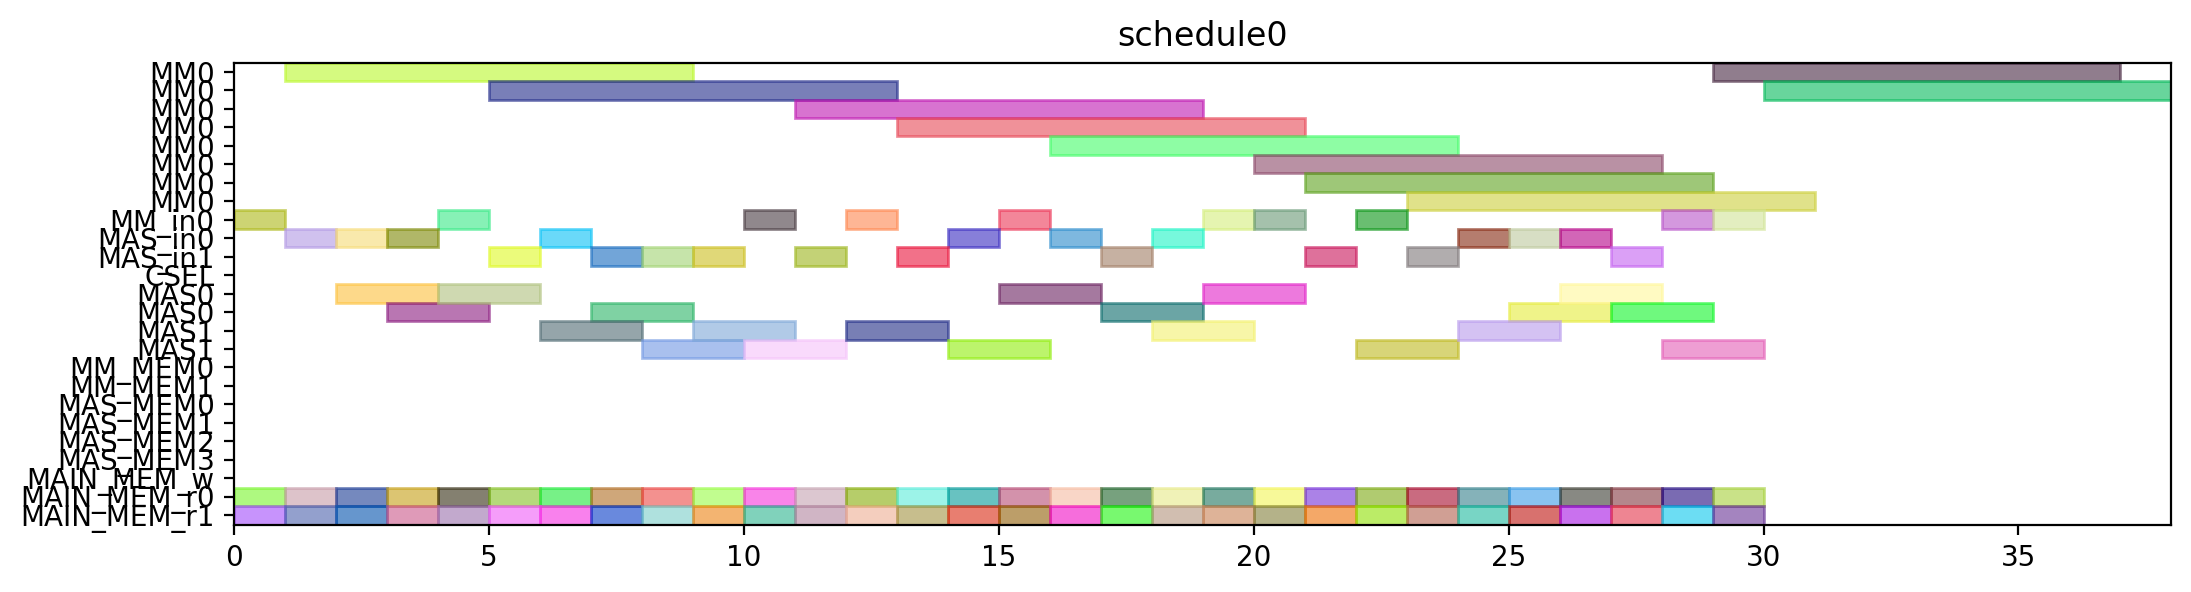

Python code for this plot:
from pyschedule import Scenario, solvers, plotters, alt


def solve():
	horizon = 131
	S = Scenario("schedule0", horizon=horizon)

	# resource
	MM = S.Resources('MM', num=1, size=8)
	MM_in = S.Resources('MM_in', num=1)
	MAS_in = S.Resources('MAS_in', num=2)
	CSEL = S.Resource('CSEL')
	MAS = S.Resources('MAS', num=2, size=2, periods=range(1, horizon))
	MM_MEM = S.Resources('MM_MEM', num=2)
	MAS_MEM = S.Resources('MAS_MEM', num=4)
	MAIN_MEM_w = S.Resource('MAIN_MEM_w', size=1)
	MAIN_MEM_r = S.Resources('MAIN_MEM_r', num=2)

	# result of previous scheduling

	# new tasks
	c_aa_a1_0 = S.Task('c_aa_a1_0', length=2, delay_cost=1)
	c_aa_a1_0 += alt(MAS)
	c_aa_a1_0_in = S.Task('c_aa_a1_0_in', length=1, delay_cost=1)
	c_aa_a1_0_in += alt(MAS_in)
	S += c_aa_a1_0_in*MAS_in[0]<=c_aa_a1_0*MAS[0]

	S += c_aa_a1_0_in*MAS_in[1]<=c_aa_a1_0*MAS[1]

	c_aa_a1_0_mem0 = S.Task('c_aa_a1_0_mem0', length=1, delay_cost=1)
	c_aa_a1_0_mem0 += MAIN_MEM_r[0]
	S += c_aa_a1_0_mem0 <= c_aa_a1_0

	c_aa_a1_0_mem1 = S.Task('c_aa_a1_0_mem1', length=1, delay_cost=1)
	c_aa_a1_0_mem1 += MAIN_MEM_r[1]
	S += c_aa_a1_0_mem1 <= c_aa_a1_0

	c_aa_a1_1 = S.Task('c_aa_a1_1', length=2, delay_cost=1)
	c_aa_a1_1 += alt(MAS)
	c_aa_a1_1_in = S.Task('c_aa_a1_1_in', length=1, delay_cost=1)
	c_aa_a1_1_in += alt(MAS_in)
	S += c_aa_a1_1_in*MAS_in[0]<=c_aa_a1_1*MAS[0]

	S += c_aa_a1_1_in*MAS_in[1]<=c_aa_a1_1*MAS[1]

	c_aa_a1_1_mem0 = S.Task('c_aa_a1_1_mem0', length=1, delay_cost=1)
	c_aa_a1_1_mem0 += MAIN_MEM_r[0]
	S += c_aa_a1_1_mem0 <= c_aa_a1_1

	c_aa_a1_1_mem1 = S.Task('c_aa_a1_1_mem1', length=1, delay_cost=1)
	c_aa_a1_1_mem1 += MAIN_MEM_r[1]
	S += c_aa_a1_1_mem1 <= c_aa_a1_1

	c_aa_t10 = S.Task('c_aa_t10', length=2, delay_cost=1)
	c_aa_t10 += alt(MAS)
	c_aa_t10_in = S.Task('c_aa_t10_in', length=1, delay_cost=1)
	c_aa_t10_in += alt(MAS_in)
	S += c_aa_t10_in*MAS_in[0]<=c_aa_t10*MAS[0]

	S += c_aa_t10_in*MAS_in[1]<=c_aa_t10*MAS[1]

	c_aa_t10_mem0 = S.Task('c_aa_t10_mem0', length=1, delay_cost=1)
	c_aa_t10_mem0 += MAIN_MEM_r[0]
	S += c_aa_t10_mem0 <= c_aa_t10

	c_aa_t10_mem1 = S.Task('c_aa_t10_mem1', length=1, delay_cost=1)
	c_aa_t10_mem1 += MAIN_MEM_r[1]
	S += c_aa_t10_mem1 <= c_aa_t10

	c_aa_t11 = S.Task('c_aa_t11', length=2, delay_cost=1)
	c_aa_t11 += alt(MAS)
	c_aa_t11_in = S.Task('c_aa_t11_in', length=1, delay_cost=1)
	c_aa_t11_in += alt(MAS_in)
	S += c_aa_t11_in*MAS_in[0]<=c_aa_t11*MAS[0]

	S += c_aa_t11_in*MAS_in[1]<=c_aa_t11*MAS[1]

	c_aa_t11_mem0 = S.Task('c_aa_t11_mem0', length=1, delay_cost=1)
	c_aa_t11_mem0 += MAIN_MEM_r[0]
	S += c_aa_t11_mem0 <= c_aa_t11

	c_aa_t11_mem1 = S.Task('c_aa_t11_mem1', length=1, delay_cost=1)
	c_aa_t11_mem1 += MAIN_MEM_r[1]
	S += c_aa_t11_mem1 <= c_aa_t11

	c_aa_t3_t0 = S.Task('c_aa_t3_t0', length=8, delay_cost=1)
	c_aa_t3_t0 += alt(MM)
	c_aa_t3_t0_in = S.Task('c_aa_t3_t0_in', length=1, delay_cost=1)
	c_aa_t3_t0_in += alt(MM_in)
	S += c_aa_t3_t0_in*MM_in[0]<=c_aa_t3_t0*MM[0]
	c_aa_t3_t0_mem0 = S.Task('c_aa_t3_t0_mem0', length=1, delay_cost=1)
	c_aa_t3_t0_mem0 += MAIN_MEM_r[0]
	S += c_aa_t3_t0_mem0 <= c_aa_t3_t0

	c_aa_t3_t0_mem1 = S.Task('c_aa_t3_t0_mem1', length=1, delay_cost=1)
	c_aa_t3_t0_mem1 += MAIN_MEM_r[1]
	S += c_aa_t3_t0_mem1 <= c_aa_t3_t0

	c_aa_t3_t1 = S.Task('c_aa_t3_t1', length=8, delay_cost=1)
	c_aa_t3_t1 += alt(MM)
	c_aa_t3_t1_in = S.Task('c_aa_t3_t1_in', length=1, delay_cost=1)
	c_aa_t3_t1_in += alt(MM_in)
	S += c_aa_t3_t1_in*MM_in[0]<=c_aa_t3_t1*MM[0]
	c_aa_t3_t1_mem0 = S.Task('c_aa_t3_t1_mem0', length=1, delay_cost=1)
	c_aa_t3_t1_mem0 += MAIN_MEM_r[0]
	S += c_aa_t3_t1_mem0 <= c_aa_t3_t1

	c_aa_t3_t1_mem1 = S.Task('c_aa_t3_t1_mem1', length=1, delay_cost=1)
	c_aa_t3_t1_mem1 += MAIN_MEM_r[1]
	S += c_aa_t3_t1_mem1 <= c_aa_t3_t1

	c_aa_t3_t2 = S.Task('c_aa_t3_t2', length=2, delay_cost=1)
	c_aa_t3_t2 += alt(MAS)
	c_aa_t3_t2_in = S.Task('c_aa_t3_t2_in', length=1, delay_cost=1)
	c_aa_t3_t2_in += alt(MAS_in)
	S += c_aa_t3_t2_in*MAS_in[0]<=c_aa_t3_t2*MAS[0]

	S += c_aa_t3_t2_in*MAS_in[1]<=c_aa_t3_t2*MAS[1]

	c_aa_t3_t2_mem0 = S.Task('c_aa_t3_t2_mem0', length=1, delay_cost=1)
	c_aa_t3_t2_mem0 += MAIN_MEM_r[0]
	S += c_aa_t3_t2_mem0 <= c_aa_t3_t2

	c_aa_t3_t2_mem1 = S.Task('c_aa_t3_t2_mem1', length=1, delay_cost=1)
	c_aa_t3_t2_mem1 += MAIN_MEM_r[1]
	S += c_aa_t3_t2_mem1 <= c_aa_t3_t2

	c_aa_t3_t3 = S.Task('c_aa_t3_t3', length=2, delay_cost=1)
	c_aa_t3_t3 += alt(MAS)
	c_aa_t3_t3_in = S.Task('c_aa_t3_t3_in', length=1, delay_cost=1)
	c_aa_t3_t3_in += alt(MAS_in)
	S += c_aa_t3_t3_in*MAS_in[0]<=c_aa_t3_t3*MAS[0]

	S += c_aa_t3_t3_in*MAS_in[1]<=c_aa_t3_t3*MAS[1]

	c_aa_t3_t3_mem0 = S.Task('c_aa_t3_t3_mem0', length=1, delay_cost=1)
	c_aa_t3_t3_mem0 += MAIN_MEM_r[0]
	S += c_aa_t3_t3_mem0 <= c_aa_t3_t3

	c_aa_t3_t3_mem1 = S.Task('c_aa_t3_t3_mem1', length=1, delay_cost=1)
	c_aa_t3_t3_mem1 += MAIN_MEM_r[1]
	S += c_aa_t3_t3_mem1 <= c_aa_t3_t3

	c_bb_a1_0 = S.Task('c_bb_a1_0', length=2, delay_cost=1)
	c_bb_a1_0 += alt(MAS)
	c_bb_a1_0_in = S.Task('c_bb_a1_0_in', length=1, delay_cost=1)
	c_bb_a1_0_in += alt(MAS_in)
	S += c_bb_a1_0_in*MAS_in[0]<=c_bb_a1_0*MAS[0]

	S += c_bb_a1_0_in*MAS_in[1]<=c_bb_a1_0*MAS[1]

	c_bb_a1_0_mem0 = S.Task('c_bb_a1_0_mem0', length=1, delay_cost=1)
	c_bb_a1_0_mem0 += MAIN_MEM_r[0]
	S += c_bb_a1_0_mem0 <= c_bb_a1_0

	c_bb_a1_0_mem1 = S.Task('c_bb_a1_0_mem1', length=1, delay_cost=1)
	c_bb_a1_0_mem1 += MAIN_MEM_r[1]
	S += c_bb_a1_0_mem1 <= c_bb_a1_0

	c_bb_a1_1 = S.Task('c_bb_a1_1', length=2, delay_cost=1)
	c_bb_a1_1 += alt(MAS)
	c_bb_a1_1_in = S.Task('c_bb_a1_1_in', length=1, delay_cost=1)
	c_bb_a1_1_in += alt(MAS_in)
	S += c_bb_a1_1_in*MAS_in[0]<=c_bb_a1_1*MAS[0]

	S += c_bb_a1_1_in*MAS_in[1]<=c_bb_a1_1*MAS[1]

	c_bb_a1_1_mem0 = S.Task('c_bb_a1_1_mem0', length=1, delay_cost=1)
	c_bb_a1_1_mem0 += MAIN_MEM_r[0]
	S += c_bb_a1_1_mem0 <= c_bb_a1_1

	c_bb_a1_1_mem1 = S.Task('c_bb_a1_1_mem1', length=1, delay_cost=1)
	c_bb_a1_1_mem1 += MAIN_MEM_r[1]
	S += c_bb_a1_1_mem1 <= c_bb_a1_1

	c_bb_t10 = S.Task('c_bb_t10', length=2, delay_cost=1)
	c_bb_t10 += alt(MAS)
	c_bb_t10_in = S.Task('c_bb_t10_in', length=1, delay_cost=1)
	c_bb_t10_in += alt(MAS_in)
	S += c_bb_t10_in*MAS_in[0]<=c_bb_t10*MAS[0]

	S += c_bb_t10_in*MAS_in[1]<=c_bb_t10*MAS[1]

	c_bb_t10_mem0 = S.Task('c_bb_t10_mem0', length=1, delay_cost=1)
	c_bb_t10_mem0 += MAIN_MEM_r[0]
	S += c_bb_t10_mem0 <= c_bb_t10

	c_bb_t10_mem1 = S.Task('c_bb_t10_mem1', length=1, delay_cost=1)
	c_bb_t10_mem1 += MAIN_MEM_r[1]
	S += c_bb_t10_mem1 <= c_bb_t10

	c_bb_t11 = S.Task('c_bb_t11', length=2, delay_cost=1)
	c_bb_t11 += alt(MAS)
	c_bb_t11_in = S.Task('c_bb_t11_in', length=1, delay_cost=1)
	c_bb_t11_in += alt(MAS_in)
	S += c_bb_t11_in*MAS_in[0]<=c_bb_t11*MAS[0]

	S += c_bb_t11_in*MAS_in[1]<=c_bb_t11*MAS[1]

	c_bb_t11_mem0 = S.Task('c_bb_t11_mem0', length=1, delay_cost=1)
	c_bb_t11_mem0 += MAIN_MEM_r[0]
	S += c_bb_t11_mem0 <= c_bb_t11

	c_bb_t11_mem1 = S.Task('c_bb_t11_mem1', length=1, delay_cost=1)
	c_bb_t11_mem1 += MAIN_MEM_r[1]
	S += c_bb_t11_mem1 <= c_bb_t11

	c_bb_t3_t0 = S.Task('c_bb_t3_t0', length=8, delay_cost=1)
	c_bb_t3_t0 += alt(MM)
	c_bb_t3_t0_in = S.Task('c_bb_t3_t0_in', length=1, delay_cost=1)
	c_bb_t3_t0_in += alt(MM_in)
	S += c_bb_t3_t0_in*MM_in[0]<=c_bb_t3_t0*MM[0]
	c_bb_t3_t0_mem0 = S.Task('c_bb_t3_t0_mem0', length=1, delay_cost=1)
	c_bb_t3_t0_mem0 += MAIN_MEM_r[0]
	S += c_bb_t3_t0_mem0 <= c_bb_t3_t0

	c_bb_t3_t0_mem1 = S.Task('c_bb_t3_t0_mem1', length=1, delay_cost=1)
	c_bb_t3_t0_mem1 += MAIN_MEM_r[1]
	S += c_bb_t3_t0_mem1 <= c_bb_t3_t0

	c_bb_t3_t1 = S.Task('c_bb_t3_t1', length=8, delay_cost=1)
	c_bb_t3_t1 += alt(MM)
	c_bb_t3_t1_in = S.Task('c_bb_t3_t1_in', length=1, delay_cost=1)
	c_bb_t3_t1_in += alt(MM_in)
	S += c_bb_t3_t1_in*MM_in[0]<=c_bb_t3_t1*MM[0]
	c_bb_t3_t1_mem0 = S.Task('c_bb_t3_t1_mem0', length=1, delay_cost=1)
	c_bb_t3_t1_mem0 += MAIN_MEM_r[0]
	S += c_bb_t3_t1_mem0 <= c_bb_t3_t1

	c_bb_t3_t1_mem1 = S.Task('c_bb_t3_t1_mem1', length=1, delay_cost=1)
	c_bb_t3_t1_mem1 += MAIN_MEM_r[1]
	S += c_bb_t3_t1_mem1 <= c_bb_t3_t1

	c_bb_t3_t2 = S.Task('c_bb_t3_t2', length=2, delay_cost=1)
	c_bb_t3_t2 += alt(MAS)
	c_bb_t3_t2_in = S.Task('c_bb_t3_t2_in', length=1, delay_cost=1)
	c_bb_t3_t2_in += alt(MAS_in)
	S += c_bb_t3_t2_in*MAS_in[0]<=c_bb_t3_t2*MAS[0]

	S += c_bb_t3_t2_in*MAS_in[1]<=c_bb_t3_t2*MAS[1]

	c_bb_t3_t2_mem0 = S.Task('c_bb_t3_t2_mem0', length=1, delay_cost=1)
	c_bb_t3_t2_mem0 += MAIN_MEM_r[0]
	S += c_bb_t3_t2_mem0 <= c_bb_t3_t2

	c_bb_t3_t2_mem1 = S.Task('c_bb_t3_t2_mem1', length=1, delay_cost=1)
	c_bb_t3_t2_mem1 += MAIN_MEM_r[1]
	S += c_bb_t3_t2_mem1 <= c_bb_t3_t2

	c_bb_t3_t3 = S.Task('c_bb_t3_t3', length=2, delay_cost=1)
	c_bb_t3_t3 += alt(MAS)
	c_bb_t3_t3_in = S.Task('c_bb_t3_t3_in', length=1, delay_cost=1)
	c_bb_t3_t3_in += alt(MAS_in)
	S += c_bb_t3_t3_in*MAS_in[0]<=c_bb_t3_t3*MAS[0]

	S += c_bb_t3_t3_in*MAS_in[1]<=c_bb_t3_t3*MAS[1]

	c_bb_t3_t3_mem0 = S.Task('c_bb_t3_t3_mem0', length=1, delay_cost=1)
	c_bb_t3_t3_mem0 += MAIN_MEM_r[0]
	S += c_bb_t3_t3_mem0 <= c_bb_t3_t3

	c_bb_t3_t3_mem1 = S.Task('c_bb_t3_t3_mem1', length=1, delay_cost=1)
	c_bb_t3_t3_mem1 += MAIN_MEM_r[1]
	S += c_bb_t3_t3_mem1 <= c_bb_t3_t3

	c_cc_a1_0 = S.Task('c_cc_a1_0', length=2, delay_cost=1)
	c_cc_a1_0 += alt(MAS)
	c_cc_a1_0_in = S.Task('c_cc_a1_0_in', length=1, delay_cost=1)
	c_cc_a1_0_in += alt(MAS_in)
	S += c_cc_a1_0_in*MAS_in[0]<=c_cc_a1_0*MAS[0]

	S += c_cc_a1_0_in*MAS_in[1]<=c_cc_a1_0*MAS[1]

	c_cc_a1_0_mem0 = S.Task('c_cc_a1_0_mem0', length=1, delay_cost=1)
	c_cc_a1_0_mem0 += MAIN_MEM_r[0]
	S += c_cc_a1_0_mem0 <= c_cc_a1_0

	c_cc_a1_0_mem1 = S.Task('c_cc_a1_0_mem1', length=1, delay_cost=1)
	c_cc_a1_0_mem1 += MAIN_MEM_r[1]
	S += c_cc_a1_0_mem1 <= c_cc_a1_0

	c_cc_a1_1 = S.Task('c_cc_a1_1', length=2, delay_cost=1)
	c_cc_a1_1 += alt(MAS)
	c_cc_a1_1_in = S.Task('c_cc_a1_1_in', length=1, delay_cost=1)
	c_cc_a1_1_in += alt(MAS_in)
	S += c_cc_a1_1_in*MAS_in[0]<=c_cc_a1_1*MAS[0]

	S += c_cc_a1_1_in*MAS_in[1]<=c_cc_a1_1*MAS[1]

	c_cc_a1_1_mem0 = S.Task('c_cc_a1_1_mem0', length=1, delay_cost=1)
	c_cc_a1_1_mem0 += MAIN_MEM_r[0]
	S += c_cc_a1_1_mem0 <= c_cc_a1_1

	c_cc_a1_1_mem1 = S.Task('c_cc_a1_1_mem1', length=1, delay_cost=1)
	c_cc_a1_1_mem1 += MAIN_MEM_r[1]
	S += c_cc_a1_1_mem1 <= c_cc_a1_1

	c_cc_t10 = S.Task('c_cc_t10', length=2, delay_cost=1)
	c_cc_t10 += alt(MAS)
	c_cc_t10_in = S.Task('c_cc_t10_in', length=1, delay_cost=1)
	c_cc_t10_in += alt(MAS_in)
	S += c_cc_t10_in*MAS_in[0]<=c_cc_t10*MAS[0]

	S += c_cc_t10_in*MAS_in[1]<=c_cc_t10*MAS[1]

	c_cc_t10_mem0 = S.Task('c_cc_t10_mem0', length=1, delay_cost=1)
	c_cc_t10_mem0 += MAIN_MEM_r[0]
	S += c_cc_t10_mem0 <= c_cc_t10

	c_cc_t10_mem1 = S.Task('c_cc_t10_mem1', length=1, delay_cost=1)
	c_cc_t10_mem1 += MAIN_MEM_r[1]
	S += c_cc_t10_mem1 <= c_cc_t10

	c_cc_t11 = S.Task('c_cc_t11', length=2, delay_cost=1)
	c_cc_t11 += alt(MAS)
	c_cc_t11_in = S.Task('c_cc_t11_in', length=1, delay_cost=1)
	c_cc_t11_in += alt(MAS_in)
	S += c_cc_t11_in*MAS_in[0]<=c_cc_t11*MAS[0]

	S += c_cc_t11_in*MAS_in[1]<=c_cc_t11*MAS[1]

	c_cc_t11_mem0 = S.Task('c_cc_t11_mem0', length=1, delay_cost=1)
	c_cc_t11_mem0 += MAIN_MEM_r[0]
	S += c_cc_t11_mem0 <= c_cc_t11

	c_cc_t11_mem1 = S.Task('c_cc_t11_mem1', length=1, delay_cost=1)
	c_cc_t11_mem1 += MAIN_MEM_r[1]
	S += c_cc_t11_mem1 <= c_cc_t11

	c_cc_t3_t0 = S.Task('c_cc_t3_t0', length=8, delay_cost=1)
	c_cc_t3_t0 += alt(MM)
	c_cc_t3_t0_in = S.Task('c_cc_t3_t0_in', length=1, delay_cost=1)
	c_cc_t3_t0_in += alt(MM_in)
	S += c_cc_t3_t0_in*MM_in[0]<=c_cc_t3_t0*MM[0]
	c_cc_t3_t0_mem0 = S.Task('c_cc_t3_t0_mem0', length=1, delay_cost=1)
	c_cc_t3_t0_mem0 += MAIN_MEM_r[0]
	S += c_cc_t3_t0_mem0 <= c_cc_t3_t0

	c_cc_t3_t0_mem1 = S.Task('c_cc_t3_t0_mem1', length=1, delay_cost=1)
	c_cc_t3_t0_mem1 += MAIN_MEM_r[1]
	S += c_cc_t3_t0_mem1 <= c_cc_t3_t0

	c_cc_t3_t1 = S.Task('c_cc_t3_t1', length=8, delay_cost=1)
	c_cc_t3_t1 += alt(MM)
	c_cc_t3_t1_in = S.Task('c_cc_t3_t1_in', length=1, delay_cost=1)
	c_cc_t3_t1_in += alt(MM_in)
	S += c_cc_t3_t1_in*MM_in[0]<=c_cc_t3_t1*MM[0]
	c_cc_t3_t1_mem0 = S.Task('c_cc_t3_t1_mem0', length=1, delay_cost=1)
	c_cc_t3_t1_mem0 += MAIN_MEM_r[0]
	S += c_cc_t3_t1_mem0 <= c_cc_t3_t1

	c_cc_t3_t1_mem1 = S.Task('c_cc_t3_t1_mem1', length=1, delay_cost=1)
	c_cc_t3_t1_mem1 += MAIN_MEM_r[1]
	S += c_cc_t3_t1_mem1 <= c_cc_t3_t1

	c_cc_t3_t2 = S.Task('c_cc_t3_t2', length=2, delay_cost=1)
	c_cc_t3_t2 += alt(MAS)
	c_cc_t3_t2_in = S.Task('c_cc_t3_t2_in', length=1, delay_cost=1)
	c_cc_t3_t2_in += alt(MAS_in)
	S += c_cc_t3_t2_in*MAS_in[0]<=c_cc_t3_t2*MAS[0]

	S += c_cc_t3_t2_in*MAS_in[1]<=c_cc_t3_t2*MAS[1]

	c_cc_t3_t2_mem0 = S.Task('c_cc_t3_t2_mem0', length=1, delay_cost=1)
	c_cc_t3_t2_mem0 += MAIN_MEM_r[0]
	S += c_cc_t3_t2_mem0 <= c_cc_t3_t2

	c_cc_t3_t2_mem1 = S.Task('c_cc_t3_t2_mem1', length=1, delay_cost=1)
	c_cc_t3_t2_mem1 += MAIN_MEM_r[1]
	S += c_cc_t3_t2_mem1 <= c_cc_t3_t2

	c_cc_t3_t3 = S.Task('c_cc_t3_t3', length=2, delay_cost=1)
	c_cc_t3_t3 += alt(MAS)
	c_cc_t3_t3_in = S.Task('c_cc_t3_t3_in', length=1, delay_cost=1)
	c_cc_t3_t3_in += alt(MAS_in)
	S += c_cc_t3_t3_in*MAS_in[0]<=c_cc_t3_t3*MAS[0]

	S += c_cc_t3_t3_in*MAS_in[1]<=c_cc_t3_t3*MAS[1]

	c_cc_t3_t3_mem0 = S.Task('c_cc_t3_t3_mem0', length=1, delay_cost=1)
	c_cc_t3_t3_mem0 += MAIN_MEM_r[0]
	S += c_cc_t3_t3_mem0 <= c_cc_t3_t3

	c_cc_t3_t3_mem1 = S.Task('c_cc_t3_t3_mem1', length=1, delay_cost=1)
	c_cc_t3_t3_mem1 += MAIN_MEM_r[1]
	S += c_cc_t3_t3_mem1 <= c_cc_t3_t3

	c_ab_t0_t0 = S.Task('c_ab_t0_t0', length=8, delay_cost=1)
	c_ab_t0_t0 += alt(MM)
	c_ab_t0_t0_in = S.Task('c_ab_t0_t0_in', length=1, delay_cost=1)
	c_ab_t0_t0_in += alt(MM_in)
	S += c_ab_t0_t0_in*MM_in[0]<=c_ab_t0_t0*MM[0]
	c_ab_t0_t0_mem0 = S.Task('c_ab_t0_t0_mem0', length=1, delay_cost=1)
	c_ab_t0_t0_mem0 += MAIN_MEM_r[0]
	S += c_ab_t0_t0_mem0 <= c_ab_t0_t0

	c_ab_t0_t0_mem1 = S.Task('c_ab_t0_t0_mem1', length=1, delay_cost=1)
	c_ab_t0_t0_mem1 += MAIN_MEM_r[1]
	S += c_ab_t0_t0_mem1 <= c_ab_t0_t0

	c_ab_t0_t1 = S.Task('c_ab_t0_t1', length=8, delay_cost=1)
	c_ab_t0_t1 += alt(MM)
	c_ab_t0_t1_in = S.Task('c_ab_t0_t1_in', length=1, delay_cost=1)
	c_ab_t0_t1_in += alt(MM_in)
	S += c_ab_t0_t1_in*MM_in[0]<=c_ab_t0_t1*MM[0]
	c_ab_t0_t1_mem0 = S.Task('c_ab_t0_t1_mem0', length=1, delay_cost=1)
	c_ab_t0_t1_mem0 += MAIN_MEM_r[0]
	S += c_ab_t0_t1_mem0 <= c_ab_t0_t1

	c_ab_t0_t1_mem1 = S.Task('c_ab_t0_t1_mem1', length=1, delay_cost=1)
	c_ab_t0_t1_mem1 += MAIN_MEM_r[1]
	S += c_ab_t0_t1_mem1 <= c_ab_t0_t1

	c_ab_t0_t2 = S.Task('c_ab_t0_t2', length=2, delay_cost=1)
	c_ab_t0_t2 += alt(MAS)
	c_ab_t0_t2_in = S.Task('c_ab_t0_t2_in', length=1, delay_cost=1)
	c_ab_t0_t2_in += alt(MAS_in)
	S += c_ab_t0_t2_in*MAS_in[0]<=c_ab_t0_t2*MAS[0]

	S += c_ab_t0_t2_in*MAS_in[1]<=c_ab_t0_t2*MAS[1]

	c_ab_t0_t2_mem0 = S.Task('c_ab_t0_t2_mem0', length=1, delay_cost=1)
	c_ab_t0_t2_mem0 += MAIN_MEM_r[0]
	S += c_ab_t0_t2_mem0 <= c_ab_t0_t2

	c_ab_t0_t2_mem1 = S.Task('c_ab_t0_t2_mem1', length=1, delay_cost=1)
	c_ab_t0_t2_mem1 += MAIN_MEM_r[1]
	S += c_ab_t0_t2_mem1 <= c_ab_t0_t2

	c_ab_t0_t3 = S.Task('c_ab_t0_t3', length=2, delay_cost=1)
	c_ab_t0_t3 += alt(MAS)
	c_ab_t0_t3_in = S.Task('c_ab_t0_t3_in', length=1, delay_cost=1)
	c_ab_t0_t3_in += alt(MAS_in)
	S += c_ab_t0_t3_in*MAS_in[0]<=c_ab_t0_t3*MAS[0]

	S += c_ab_t0_t3_in*MAS_in[1]<=c_ab_t0_t3*MAS[1]

	c_ab_t0_t3_mem0 = S.Task('c_ab_t0_t3_mem0', length=1, delay_cost=1)
	c_ab_t0_t3_mem0 += MAIN_MEM_r[0]
	S += c_ab_t0_t3_mem0 <= c_ab_t0_t3

	c_ab_t0_t3_mem1 = S.Task('c_ab_t0_t3_mem1', length=1, delay_cost=1)
	c_ab_t0_t3_mem1 += MAIN_MEM_r[1]
	S += c_ab_t0_t3_mem1 <= c_ab_t0_t3

	c_ab_t1_t0 = S.Task('c_ab_t1_t0', length=8, delay_cost=1)
	c_ab_t1_t0 += alt(MM)
	c_ab_t1_t0_in = S.Task('c_ab_t1_t0_in', length=1, delay_cost=1)
	c_ab_t1_t0_in += alt(MM_in)
	S += c_ab_t1_t0_in*MM_in[0]<=c_ab_t1_t0*MM[0]
	c_ab_t1_t0_mem0 = S.Task('c_ab_t1_t0_mem0', length=1, delay_cost=1)
	c_ab_t1_t0_mem0 += MAIN_MEM_r[0]
	S += c_ab_t1_t0_mem0 <= c_ab_t1_t0

	c_ab_t1_t0_mem1 = S.Task('c_ab_t1_t0_mem1', length=1, delay_cost=1)
	c_ab_t1_t0_mem1 += MAIN_MEM_r[1]
	S += c_ab_t1_t0_mem1 <= c_ab_t1_t0

	c_ab_t1_t1 = S.Task('c_ab_t1_t1', length=8, delay_cost=1)
	c_ab_t1_t1 += alt(MM)
	c_ab_t1_t1_in = S.Task('c_ab_t1_t1_in', length=1, delay_cost=1)
	c_ab_t1_t1_in += alt(MM_in)
	S += c_ab_t1_t1_in*MM_in[0]<=c_ab_t1_t1*MM[0]
	c_ab_t1_t1_mem0 = S.Task('c_ab_t1_t1_mem0', length=1, delay_cost=1)
	c_ab_t1_t1_mem0 += MAIN_MEM_r[0]
	S += c_ab_t1_t1_mem0 <= c_ab_t1_t1

	c_ab_t1_t1_mem1 = S.Task('c_ab_t1_t1_mem1', length=1, delay_cost=1)
	c_ab_t1_t1_mem1 += MAIN_MEM_r[1]
	S += c_ab_t1_t1_mem1 <= c_ab_t1_t1

	solvers.mip.solve(S,msg=1,kind='CPLEX',ratio_gap=1.01)

	solution = [['hoge']*len(S.solution()[1]) for i in range(len(S.solution()))]
	for i in range(len(S.solution())):
		for j in range(len(S.solution()[i])):
			solution[i][j]=str(S.solution()[i][j])
	print(solution)

	cycles = int(solution[-1][3])

	pic_file_name = "/mnt/rose/usr1/fukuda/ABE/multiRAM_multiMAS_16mux/scheduling_result/stage8MM1_stage2MAS2/FP12_INV_BEFORE_FPINV/schedule0.png"
	if(S.solution() != []):
		plotters.matplotlib.plot(S,img_filename=pic_file_name, show_task_labels=False, fig_size=(cycles*0.25+3, 3))

	return solution
